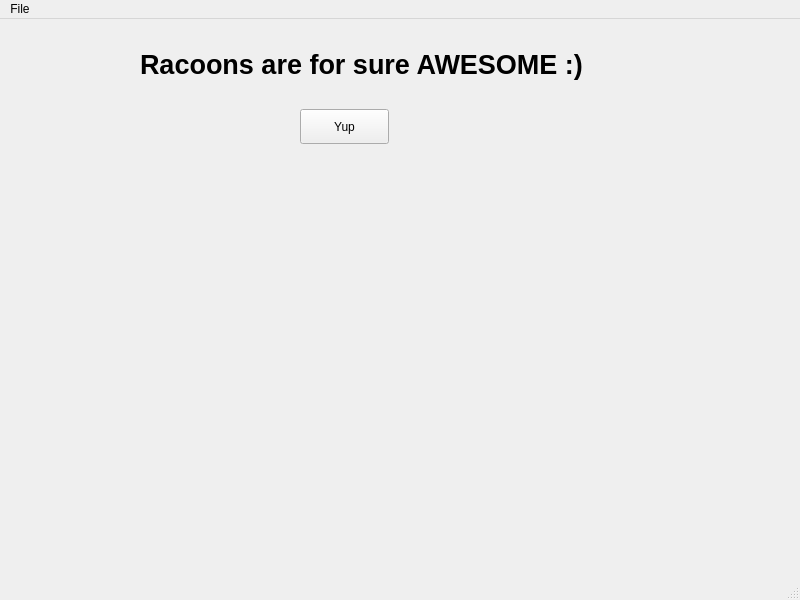
<?xml version="1.0" encoding="UTF-8"?>
<ui version="4.0">
 <class>MainWindow</class>
 <widget class="QMainWindow" name="MainWindow">
  <property name="geometry">
   <rect>
    <x>0</x>
    <y>0</y>
    <width>800</width>
    <height>600</height>
   </rect>
  </property>
  <property name="windowTitle">
   <string>MainWindow</string>
  </property>
  <widget class="QWidget" name="centralwidget">
   <property name="autoFillBackground">
    <bool>false</bool>
   </property>
   <widget class="QLabel" name="label">
    <property name="geometry">
     <rect>
      <x>140</x>
      <y>30</y>
      <width>521</width>
      <height>31</height>
     </rect>
    </property>
    <property name="font">
     <font>
      <pointsize>20</pointsize>
      <weight>75</weight>
      <bold>true</bold>
     </font>
    </property>
    <property name="text">
     <string>Racoons are for sure AWESOME :)</string>
    </property>
    <property name="textFormat">
     <enum>Qt::PlainText</enum>
    </property>
   </widget>
   <widget class="QPushButton" name="pushButton">
    <property name="geometry">
     <rect>
      <x>300</x>
      <y>90</y>
      <width>89</width>
      <height>35</height>
     </rect>
    </property>
    <property name="text">
     <string>Yup</string>
    </property>
   </widget>
  </widget>
  <widget class="QMenuBar" name="menubar">
   <property name="geometry">
    <rect>
     <x>0</x>
     <y>0</y>
     <width>800</width>
     <height>31</height>
    </rect>
   </property>
   <widget class="QMenu" name="menuFile">
    <property name="title">
     <string>File</string>
    </property>
    <addaction name="menuQuit"/>
   </widget>
   <addaction name="menuFile"/>
  </widget>
  <widget class="QStatusBar" name="statusbar"/>
  <action name="menuQuit">
   <property name="text">
    <string>Quit</string>
   </property>
  </action>
 </widget>
 <resources/>
 <connections>
  <connection>
   <sender>menuQuit</sender>
   <signal>triggered()</signal>
   <receiver>MainWindow</receiver>
   <slot>close()</slot>
   <hints>
    <hint type="sourcelabel">
     <x>-1</x>
     <y>-1</y>
    </hint>
    <hint type="destinationlabel">
     <x>399</x>
     <y>299</y>
    </hint>
   </hints>
  </connection>
 </connections>
</ui>
